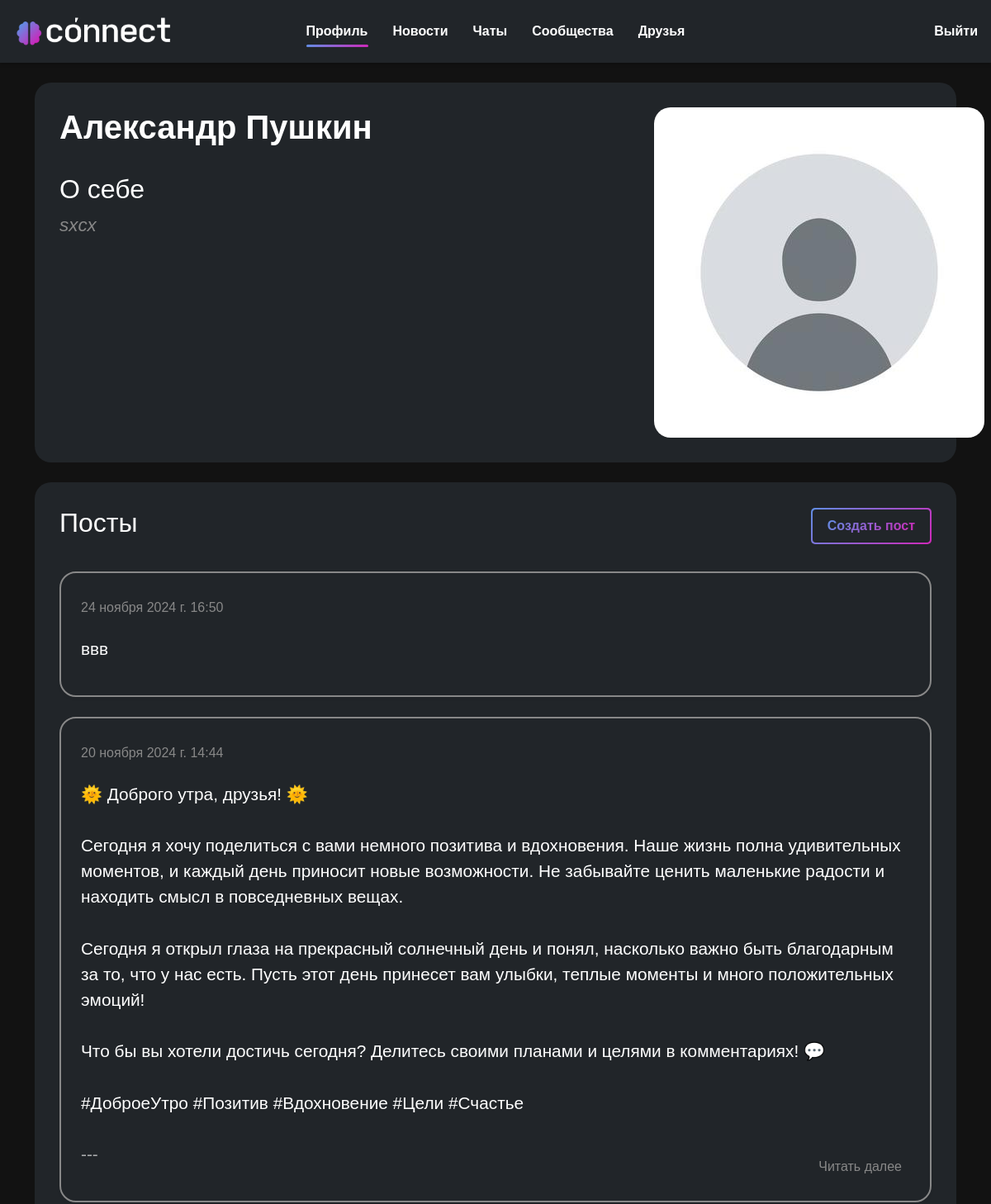
Before: /person/ (signed in, upper part) with the older database file.
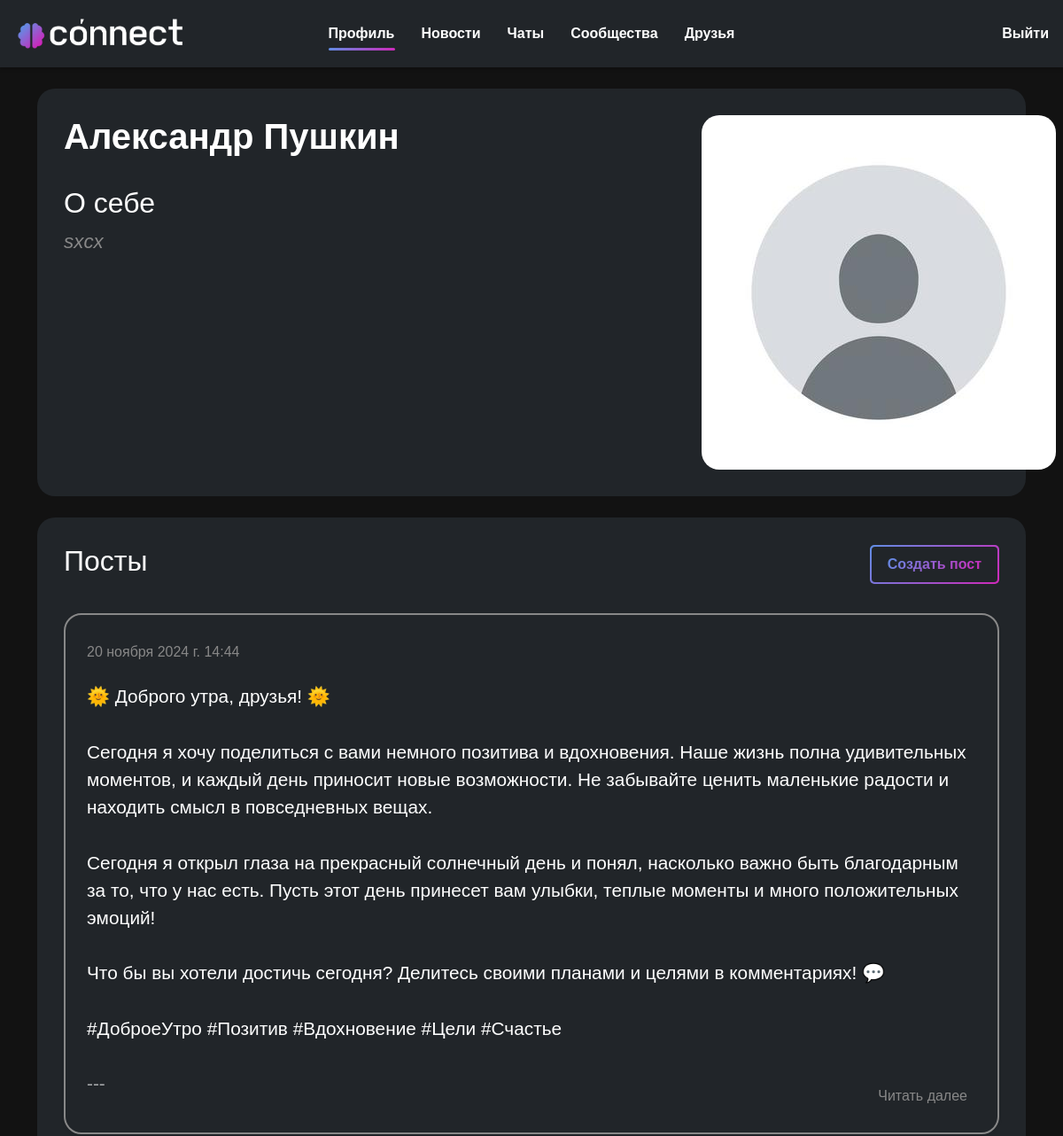
After: the same page with the newer database file.
### users/models.py (models this page shows, shortened)
class User(AbstractUser):
    first_name = models.CharField("Имя", max_length=20)
    last_name = models.CharField("Фамилия", max_length=20)
    username = models.CharField("Имя пользователя", unique=True, max_length=20)
    email = models.EmailField("Почта", unique=True)
    password = models.CharField("Пароль", max_length=20)
    image = models.ImageField("Аватар", upload_to='users_images', blank=True, null=True)
    about = models.TextField("О себе", max_length=250, blank=True, null=True)
    image = models.ImageField(upload_to='users_images', null=True, blank=True)
    def get_avatar_url(self):
        if self.image and hasattr(self.image, 'url'):
            return self.image.url
        else:
            return os.path.join(settings.STATIC_URL, 'person/img/default.jpg')
    class Meta:
        verbose_name = 'Пользователь'
        verbose_name_plural = 'Пользователи'

### person/models.py (models this page shows, shortened)
class Post(models.Model):
    text = models.TextField('Текст', max_length=5000)
    date = models.DateTimeField('Дата публикации')
    user = models.ForeignKey(User, on_delete=models.CASCADE)
    image = models.ImageField(upload_to='post_images/', blank=True, null=True)
    class Meta:
        verbose_name = 'Пост'
        verbose_name_plural = 'Посты'

### person/views.py (the view, shortened to what this page needs)
# urls.py: path('', views.profile, name='profile'),
@login_required
def profile(request):
    about_form = AboutForm(instance=request.user)
    posts = Post.objects.filter(user=request.user.id).order_by('-date')
    empty_post_form = PostForm()
    post_forms = {}
    for post in posts:
        post_forms[post.id] = PostForm(instance=post)
    flag = False
    data = {
        "user": request.user,
        "posts": posts,
        "about_form": about_form,
        "post_forms": post_forms,
        "empty_post_form": empty_post_form,
        "flag": flag,
    }
    return render(request, "person/profile.html", data)

### person/templatetags/custom_filters.py (called while the page is built)
@register.filter
def get_item(dictionary, key):
    return dictionary.get(key, 'Ключ в словаре не найден')

### person/templates/person/profile.html (shortened to what this page needs)
{% extends 'main/layout.html' %}
{% load static %}
{% load custom_filters %}
{% block link %}
    <link rel="stylesheet" href="{% static 'person/css/person.css' %}">
{% endblock %}
{% block content %}
<section class="container container-profile">
<div class="row">
    <div class="col-md-8">
        <h2 class="person_name mb-4">{{ user.first_name }} {{ user.last_name }}</h2>
        <div class="about-section">
            <h2>О себе
            </h2>
            {% if user.about %}
                <div class="about-container">
                    <p class="about">{{ user.about }}</p>
                </div>
            {% else %}
                <p class="commentary">Информация отсутвует</p>
            {% endif %}
        </div>
    </div>
    <div class="col-md-4">
        <div class="profile-image-container">
            <img src="{{ user.get_avatar_url }}" alt="person" class="profile-image">
        </div>
    </div>
</div>
</section>
<section class="container container-profile mt-4">
<div class="d-flex justify-content-between align-items-center mb-4">
    <h2>Посты</h2>
    <button type="button" class="gradient-btn" data-bs-toggle="modal" data-bs-target="#createPostModal" data="Создать пост"></button>
</div>
{% if posts %}
<div class="posts-list">
    {% for post in posts %}
        <div class="post-item">
            <div class="d-flex justify-content-between align-items-center">
                <p class="post-date mb-0">{{ post.date }}</p>
                <div>
                </div>
            </div>
            <div class="post-text-container">
                <p class="post-text" id="post-text-{{ post.id }}">{{ post.text }}</p>
                <div class="fade-out"></div>
                <a class="read-more-btn" id="read-more-btn-{{ post.id }}" style="display: none;">Читать далее</a>
            </div>
        </div>
    {% endfor %}
    </div>
{% else %}
    <p class="commentary">У вас нет записей</p>
{% endif %}
</section>
{% endblock %}

### main/templates/main/layout.html (shortened to what this page needs)
{% load static %}
<!doctype html>
<html lang="ru">
<head>
    <link rel="stylesheet" href="https://cdn.jsdelivr.net/npm/bootstrap@5.3.3/dist/css/bootstrap.min.css">
    <link rel="stylesheet" href="https://cdn.jsdelivr.net/npm/@fortawesome/fontawesome-free@6.6.0/css/fontawesome.min.css">
    <link rel="stylesheet" href="https://cdnjs.cloudflare.com/ajax/libs/font-awesome/6.4.0/css/all.min.css">
    <link rel="stylesheet" href="{% static 'main/css/main.css' %}">
    {% block link %}{% endblock %}
</head>
<body>
    <header class="custom-header">
        <div class="col-md-2">
            <a href="{% url 'home' %}">
                <img class="logo" src="{% static 'main/img/logo.svg' %}" height="auto" alt="Логотип">
            </a>
        </div>
        {% if user.is_authenticated %}
            <div class="col-md-8">
                <div class="d-flex justify-content-center">
                    <nav class="main-nav">
                        <ul>
                            <li><a class="main-nav-link {% if request.resolver_match.url_name == 'profile' %}active{% endif %}" href="{% url 'profile' %}">Профиль</a></li>
                            <li><a class="main-nav-link {% if request.resolver_match.url_name == 'feed' %}active{% endif %}" href="{% url 'feed' %}">Новости</a></li>
                            <li><a class="main-nav-link {% if request.resolver_match.url_name == 'chats' %}active{% endif %}" href="{% url 'chats' %}">Чаты</a></li>
                            <li><a class="main-nav-link {% if request.resolver_match.url_name == 'communities' %}active{% endif %}" href="{% url 'communities' %}">Сообщества</a></li>
                            <li><a class="main-nav-link {% if request.resolver_match.url_name == 'friends' %}active{% endif %}" href="{% url 'friends' %}">Друзья</a></li>
                        </ul>
                        <span class="nav-indicator"></span>
                    </nav>
                </div>
            </div>
            <div class="col-md-2 text-end">
                <a class="quit-btn" href="{% url 'logout' %}">Выйти</a>
            </div>
        {% endif %}
    </header>
    <main class="container">
        {% block content %}
        {% endblock %}
    </main>
</body>
</html>

### main/static/main/css/main.css (style rules this page uses)
body { font-family: sans-serif; margin: 0; padding: 0; background-color: #121212; color: #fff; }
.custom-header { padding: 1em; display: flex; align-items: center; background-color: #212529; position: fixed; top: 0; left: 0; right: 0; box-shadow: 0 2px 4px rgba(0,0,0,.2); z-index: 1000; transition: transform 0.5s ease; }
main { padding-top: 100px; }
.logo { width: 100%; max-width: 210px; }
.main-nav { position: relative; }
.main-nav ul { display: flex; list-style: none; margin: 0; padding: 0; }
.main-nav-link { margin-left: 15px; margin-right: 15px; }
.main-nav a { color: #fff; text-decoration: none; font-weight: bold; padding: 10px 0; display: inline-block; }
.nav-indicator { position: absolute; bottom: 3px; height: 3px; background: linear-gradient(315deg, rgba(207,40,185,1) 0%, rgba(97,142,228,1) 100%); border-radius: 3px; transition: all 0.3s ease; }
.quit-btn { color: #fff; font-weight: bold; }
.gradient-btn { padding: 10px 20px; border: none; outline: none; position: relative; z-index: 1; border-radius: 5px; background: linear-gradient(315deg, rgba(207,40,185,1) 0%, rgba(97,142,228,1) 100%); cursor: pointer; }
.gradient-btn::before { content: ""; position: absolute; left: 2px; right: 2px; top: 2px; bottom: 2px; border-radius: 4px; background-color: #212529; z-index: -1; transition: 200ms }
.gradient-btn::after { content: attr(data); font-size: 16px; font-weight: bold; background: linear-gradient(315deg, rgba(207,40,185,1) 0%, rgba(97,142,228,1) 100%); -webkit-background-clip: text; color: transparent; transition: 200ms }
a { text-decoration: none; }

### person/static/person/css/person.css (style rules this page uses)
.container-profile { background-color: #212529; padding: 30px; border-radius: 20px; }
.person_name { font-size: 2.5rem; font-weight: bold; }
.about-section { margin-top: 2rem; }
.about { font-style: italic; color: #888; font-size: 1.4rem; overflow-wrap: break-word; hyphens: auto; white-space: pre-wrap; }
.profile-image { width: 100%; height: 100%; object-fit: cover; }
.profile-image-container { position: relative; width: 400px; height: 400px; overflow: hidden; border-radius: 20px; }
.posts-list { margin-top: 2rem; }
.post-item { background-color: #212529; border-radius: 20px; padding: 1.5rem; margin-bottom: 1.5rem; box-shadow: 0 2px 4px rgba(0,0,0,0.05); border: 2px solid #888; overflow-wrap: break-word; hyphens: auto; }
.post-date { font-size: 1rem; color: #888; }
.post-text { margin-top: 1rem; font-size: 1.3rem; white-space: pre-wrap; }
.post-text-container { position: relative; max-height: 500px; overflow: hidden; }
.read-more-btn { font-size: 1rem; color: #888; position: absolute; bottom: 0; right: 0; background-color: #212529; padding: 5px 10px; }
.fade-out { position: absolute; bottom: 0; left: 0; width: 100%; height: 50px; background: linear-gradient(transparent, #212529); pointer-events: none; }
.about-container { position: relative; max-height: 270px; overflow: hidden; }

Changed rows visible on the page:
removed Post: date "24 ноября 2024 г. 16:50", text "ввв"
